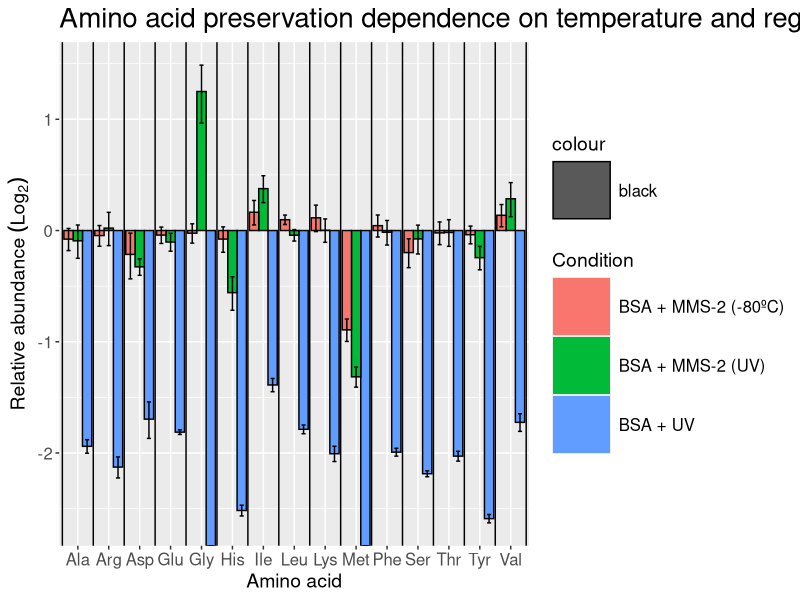
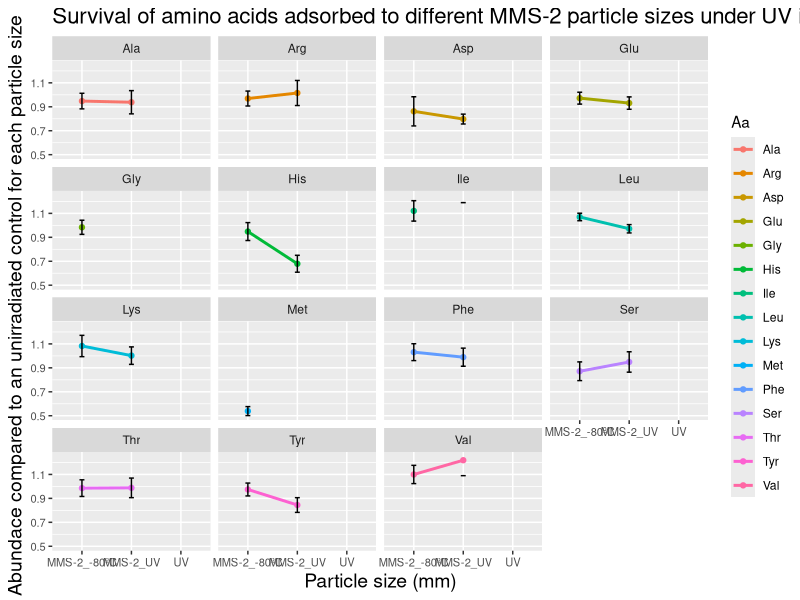

Write the R code that produced these figures, in order.
setwd("C:/Users/mglar/Desktop/Doctorado/R/Cromatogramas/23-03-09")
library(ggplot2)
data <- read.table("Joined.txt", header = T)

my_colors <- c("#56B4E9", "#009E73", "#D55E00" )

p <- ggplot(data,aes(x=Aa, y=log2(Ratio), fill = Condition, color ="black")) +
  geom_bar(stat="identity", position=position_dodge()) +
  geom_errorbar(aes(ymin = log2(Ratio-SD), ymax = log2(Ratio+SD)), width=.4,
                position = position_dodge(width = 0.9), color = "black") +
  geom_vline(xintercept = (0:15)+0.5) +
  scale_fill_manual(values = my_colors) +
  scale_color_manual(values=c("black"))

p + labs(title = "Amino acid preservation dependence on temperature and regolith interaction",
         x = "Amino acid", y = "Abundance compared to an unirradiated control - Log2") + 
  theme(axis.text=element_text(size=12), axis.title=element_text(size=14),
        plot.title=element_text(size=20), legend.key.size = unit(1.5, 'cm'), 
        legend.text=element_text(size=12), legend.title=element_text(size=14))+
  labs(y = Relative ~ abundance ~ (Log[2])) + 
  scale_fill_discrete(name = "Condition", labels = c("BSA + MMS-2 (-80ºC)", "BSA + MMS-2 (UV) ", "BSA + UV"))




#--------------------------------

p <- ggplot(data,aes(x=Condition, y=Ratio, fill=Aa)) +
  geom_point(aes(color = Aa)) +
  geom_line(aes(color = Aa, group = Aa), size = 1) +
  ylim(0.5,1.25) +
  facet_wrap(~Aa) +
  geom_errorbar(aes(ymin = Ratio-SD, ymax = Ratio+SD), width=.1)

p + labs(title = "Survival of amino acids adsorbed to different MMS-2 particle sizes under UV irradiation - BSA/MMS-2 controlled", 
         x = "Particle size (mm)", y = "Abundace compared to an unirradiated control for each particle size") + 
  theme(axis.text=element_text(size=8), axis.title=element_text(size=14),
        plot.title=element_text(size=16))


